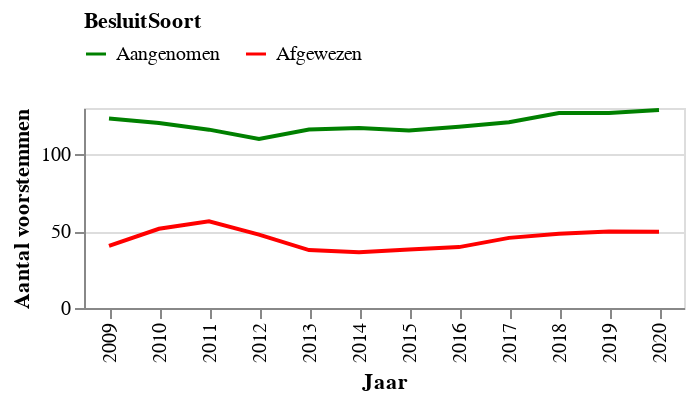

Notebook code cell kept with this figure:
### Markdown cell above
Het aantal moties stijgt, met name het aantal aangenomen moties. In verkiezingsjaren (2010, 2012 en 2017) ligt het aantal moties duidelijk lager. Tussen 2012 en 2013 werden relatief veel moties afgewezen.

### Code cell
# hide_input
data = df.groupby(['Jaar', 'BesluitSoort']).agg(Aantal=('Voor', 'mean')).reset_index()
data = data.replace({0: 'Afgewezen', 1: 'Aangenomen'})

# source = source.melt('index',var_name='Stem', value_name='Gemiddeld aantal voorstemmen')
# source['index'] += 2008
chart = alt.Chart(data).mark_line().encode(
    x=alt.X('Jaar:N', axis=alt.Axis(title='Jaar')),
    y='Aantal:Q',
    color=alt.Color('BesluitSoort:N',
                scale=alt.Scale(
        domain=['Aangenomen','Afgewezen'],
        range=['green', 'red']),legend=alt.Legend(orient="top"))

).properties(width=300, height=100)
chart.encoding.y.title = 'Aantal voorstemmen'
chart

### Figure 1 — Vega-Lite specification as saved in the notebook (floating-point values rounded to 4 significant figures)
{"config": {"view": {"continuousWidth": 400, "continuousHeight": 300}}, "data": {"name": "data-bfa1c21578e72c97b0618e0cb5baa7b0"}, "mark": "line", "encoding": {"color": {"type": "nominal", "field": "BesluitSoort", "legend": {"orient": "top"}, "scale": {"domain": ["Aangenomen", "Afgewezen"], "range": ["green", "red"]}}, "x": {"type": "nominal", "axis": {"title": "Jaar"}, "field": "Jaar"}, "y": {"type": "quantitative", "field": "Aantal", "title": "Aantal voorstemmen"}}, "height": 100, "width": 300, "$schema": "https://vega.github.io/schema/vega-lite/v4.8.1.json", "datasets": {"data-bfa1c21578e72c97b0618e0cb5baa7b0": [{"Jaar": 2009, "BesluitSoort": "Afgewezen", "Aantal": 40.43}, {"Jaar": 2009, "BesluitSoort": "Aangenomen", "Aantal": 123.1}, {"Jaar": 2010, "BesluitSoort": "Afgewezen", "Aantal": 51.47}, {"Jaar": 2010, "BesluitSoort": "Aangenomen", "Aantal": 120.3}, {"Jaar": 2011, "BesluitSoort": "Afgewezen", "Aantal": 56.39}, {"Jaar": 2011, "BesluitSoort": "Aangenomen", "Aantal": 115.9}, {"Jaar": 2012, "BesluitSoort": "Afgewezen", "Aantal": 47.69}, {"Jaar": 2012, "BesluitSoort": "Aangenomen", "Aantal": 109.9}, {"Jaar": 2013, "BesluitSoort": "Afgewezen", "Aantal": 37.63}, {"Jaar": 2013, "BesluitSoort": "Aangenomen", "Aantal": 116.0}, {"Jaar": 2014, "BesluitSoort": "Afgewezen", "Aantal": 36.23}, {"Jaar": 2014, "BesluitSoort": "Aangenomen", "Aantal": 117.0}, {"Jaar": 2015, "BesluitSoort": "Afgewezen", "Aantal": 38.0}, {"Jaar": 2015, "BesluitSoort": "Aangenomen", "Aantal": 115.4}, {"Jaar": 2016, "BesluitSoort": "Afgewezen", "Aantal": 39.58}, {"Jaar": 2016, "BesluitSoort": "Aangenomen", "Aantal": 117.8}, {"Jaar": 2017, "BesluitSoort": "Afgewezen", "Aantal": 45.58}, {"Jaar": 2017, "BesluitSoort": "Aangenomen", "Aantal": 120.7}, {"Jaar": 2018, "BesluitSoort": "Afgewezen", "Aantal": 48.3}, {"Jaar": 2018, "BesluitSoort": "Aangenomen", "Aantal": 126.8}, {"Jaar": 2019, "BesluitSoort": "Afgewezen", "Aantal": 49.67}, {"Jaar": 2019, "BesluitSoort": "Aangenomen", "Aantal": 126.8}, {"Jaar": 2020, "BesluitSoort": "Afgewezen", "Aantal": 49.6}, {"Jaar": 2020, "BesluitSoort": "Aangenomen", "Aantal": 128.8}]}}
